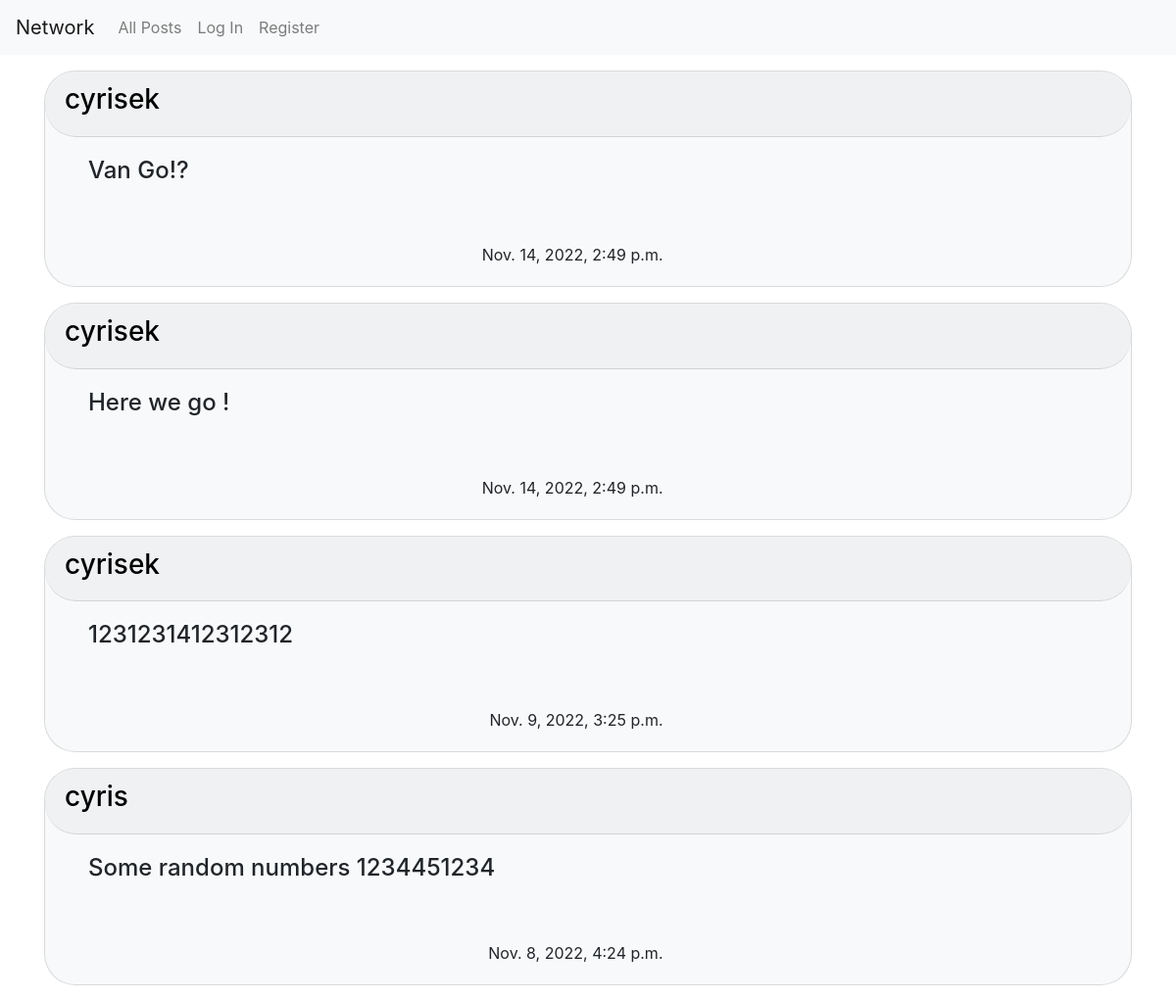
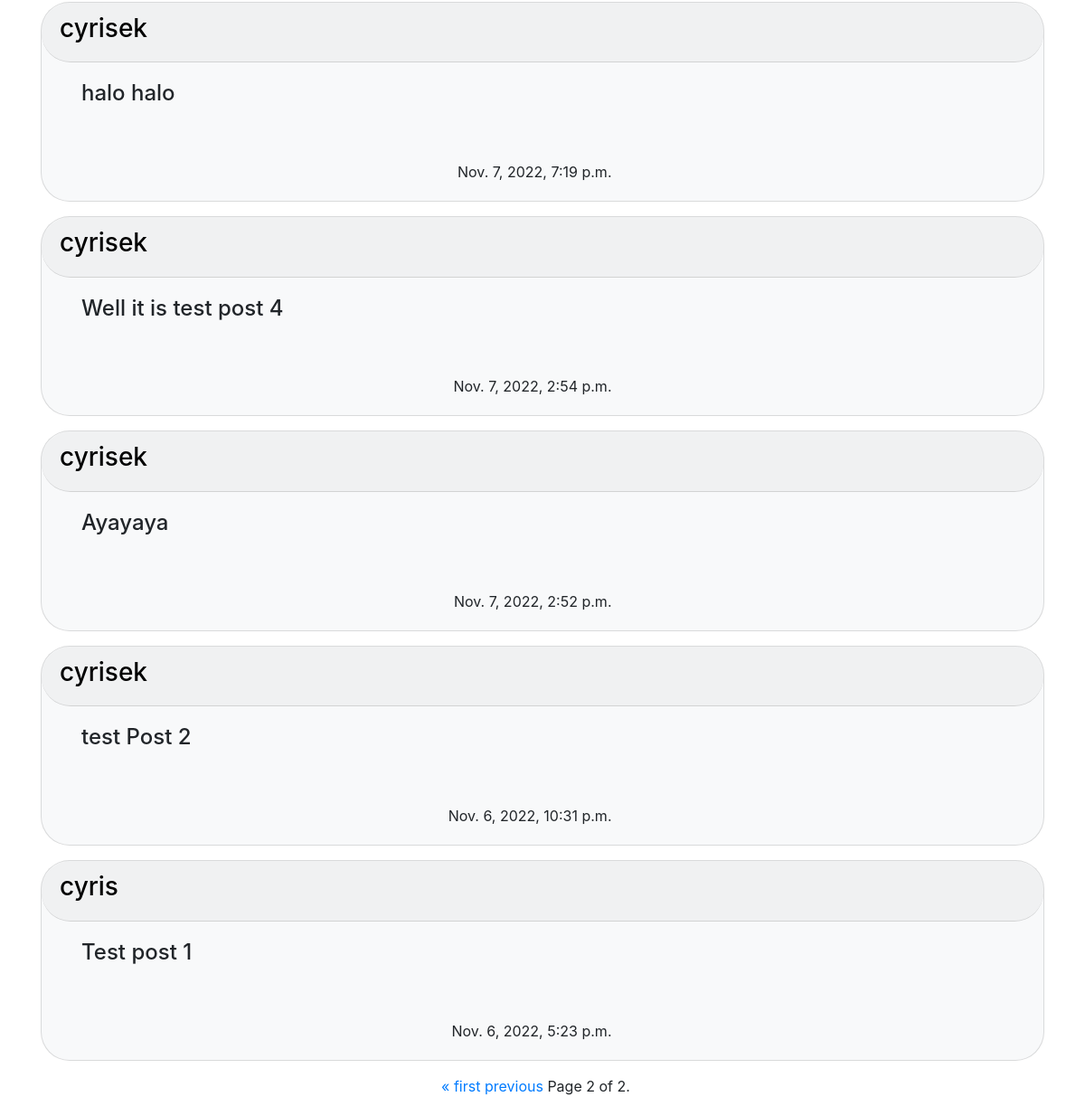
Screenshot of /?page=2 with the database file from the repository (2 pictures, top to bottom).
### network/models.py (models this page shows, shortened)
class Post(models.Model):
    user = models.ForeignKey(User, on_delete=models.CASCADE)
    body = models.TextField(blank=True)
    timestamp = models.DateTimeField(auto_now_add=True)
    likes = models.ManyToManyField(
        User, default=None, related_name="liked_posts")

class User(AbstractUser):
    pass

### network/views.py (the view)
# urls.py: path("", views.index, name="index"),
def index(request):
    if request.user.is_authenticated:
        user = request.user
        posts = Post.objects.all().order_by('-timestamp')
        liked_posts = user.liked_posts.all()
        paginator = Paginator(posts, 10)
        page_number = request.GET.get('page')
        page_obj = paginator.get_page(page_number)
        return render(request, "network/index.html", {
            "page_obj": page_obj,
            "user": user,
            "liked_posts": liked_posts,
        })
    else:
        posts = Post.objects.all().order_by('-timestamp')
        paginator = Paginator(posts, 10)
        page_number = request.GET.get('page')
        page_obj = paginator.get_page(page_number)
        return render(request, "network/index.html", {
            "page_obj": page_obj,
        })

### network/templates/network/index.html (shortened to what this page needs)
{% extends "network/layout.html" %}
{% block body %}
<div id="view_post" class="container justify-content-center mt-3">
    {% for post in page_obj %}
    <div class="card bg-light mb-3 d-flex justify-content-center">
        <div class="card-header">
            <a style="color: black;" href="{% url 'profile' id=post.user %}">
                <h3 id="username">{{post.user}}</h3>
            </a>
        </div>
        <div class="card-body">
            <div id="textarea-{{post.id}}" class="row ml-4">
                <h4 id="body" class="card-title text-{{post.id}}">{{post.body}}</h4>
            </div>
            <div class="row d-flex justify-content-between">
                <div class="col-7 d-flex justify-content-end mt-5">
                    <p class="card-text">{{post.timestamp}}</p>
                </div>
            </div>
        </div>
    </div>
    {% endfor %}
</div>
<div class="pagination container justify-content-center">
    <span class="step-links">
        {% if page_obj.has_previous %}
        <a href="?page=1">&laquo; first</a>
        <a href="?page={{ page_obj.previous_page_number }}">previous</a>
        {% endif %}
        <span class="current">
            Page {{ page_obj.number }} of {{ page_obj.paginator.num_pages }}.
        </span>
    </span>
</div>
{% endblock %}

### network/static/network/styles.css (style rules this page uses)
* { padding: 0px; margin: 0px; }
body { height: 100vh; }
.card { border-radius: 2rem; }
.card-header { border-radius: inherit !important; }

### rows the page displays
Post: user "cyrisek", body "Van Go!?", timestamp "Nov. 14, 2022, 2:49 p.m."
Post: user "cyrisek", body "Here we go !", timestamp "Nov. 14, 2022, 2:49 p.m."
Post: user "cyrisek", body "1231231412312312", timestamp "Nov. 9, 2022, 3:25 p.m."
Post: user "cyris", body "Some random numbers 1234451234", timestamp "Nov. 8, 2022, 4:24 p.m."
Post: user "cyrisek", body "halo halo", timestamp "Nov. 7, 2022, 7:19 p.m."
Post: user "cyrisek", body "Well it is test post 4", timestamp "Nov. 7, 2022, 2:54 p.m."
Post: user "cyrisek", body "Ayayaya", timestamp "Nov. 7, 2022, 2:52 p.m."
Post: user "cyrisek", body "test Post 2", timestamp "Nov. 6, 2022, 10:31 p.m."
Post: user "cyris", body "Test post 1", timestamp "Nov. 6, 2022, 5:23 p.m."

### other values shown
{{ page_obj.number }} "2"
{{ page_obj.paginator.num_pages }} "2"
